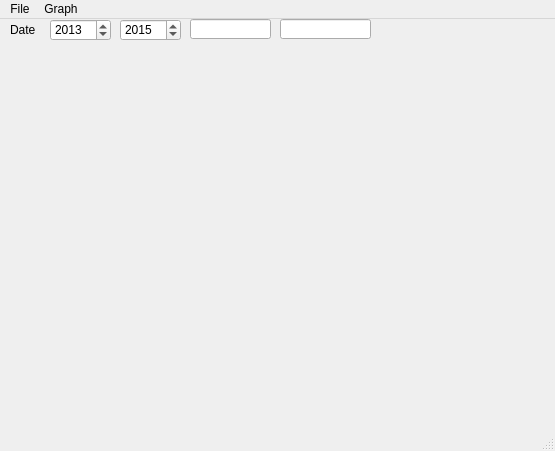
<?xml version="1.0" encoding="UTF-8"?>
<ui version="4.0">
 <class>MainWindow</class>
 <widget class="QMainWindow" name="MainWindow">
  <property name="geometry">
   <rect>
    <x>0</x>
    <y>0</y>
    <width>555</width>
    <height>451</height>
   </rect>
  </property>
  <property name="windowTitle">
   <string>MainWindow</string>
  </property>
  <property name="autoFillBackground">
   <bool>false</bool>
  </property>
  <property name="styleSheet">
   <string notr="true"/>
  </property>
  <widget class="QWidget" name="centralWidget">
   <widget class="QLabel" name="label">
    <property name="geometry">
     <rect>
      <x>10</x>
      <y>0</y>
      <width>51</width>
      <height>21</height>
     </rect>
    </property>
    <property name="text">
     <string>Date</string>
    </property>
   </widget>
   <widget class="QSpinBox" name="spinBox">
    <property name="geometry">
     <rect>
      <x>50</x>
      <y>0</y>
      <width>61</width>
      <height>22</height>
     </rect>
    </property>
    <property name="minimum">
     <number>1950</number>
    </property>
    <property name="maximum">
     <number>2050</number>
    </property>
    <property name="value">
     <number>2013</number>
    </property>
   </widget>
   <widget class="QSpinBox" name="spinBox_2">
    <property name="geometry">
     <rect>
      <x>120</x>
      <y>0</y>
      <width>61</width>
      <height>22</height>
     </rect>
    </property>
    <property name="minimum">
     <number>1950</number>
    </property>
    <property name="maximum">
     <number>2050</number>
    </property>
    <property name="value">
     <number>2015</number>
    </property>
   </widget>
   <widget class="QLineEdit" name="lineEdit">
    <property name="enabled">
     <bool>true</bool>
    </property>
    <property name="geometry">
     <rect>
      <x>190</x>
      <y>0</y>
      <width>81</width>
      <height>20</height>
     </rect>
    </property>
    <property name="styleSheet">
     <string notr="true"/>
    </property>
    <property name="text">
     <string/>
    </property>
   </widget>
   <widget class="QLineEdit" name="lineEdit_2">
    <property name="geometry">
     <rect>
      <x>280</x>
      <y>0</y>
      <width>91</width>
      <height>20</height>
     </rect>
    </property>
    <property name="text">
     <string/>
    </property>
   </widget>
  </widget>
  <widget class="QMenuBar" name="menuBar">
   <property name="geometry">
    <rect>
     <x>0</x>
     <y>0</y>
     <width>555</width>
     <height>26</height>
    </rect>
   </property>
   <widget class="QMenu" name="menuFile">
    <property name="title">
     <string>File</string>
    </property>
    <addaction name="actionOpen_File"/>
    <addaction name="actionPrint"/>
    <addaction name="actionView_Errors"/>
    <addaction name="separator"/>
    <addaction name="actionExit_2"/>
   </widget>
   <widget class="QMenu" name="menuGraping">
    <property name="title">
     <string>Graph</string>
    </property>
    <addaction name="actionPie_Graph"/>
    <addaction name="actionBar_Graph"/>
   </widget>
   <addaction name="menuFile"/>
   <addaction name="menuGraping"/>
  </widget>
  <widget class="QStatusBar" name="statusBar"/>
  <action name="actionOpen_File">
   <property name="text">
    <string>Open File</string>
   </property>
  </action>
  <action name="actionPrint">
   <property name="text">
    <string>Print</string>
   </property>
  </action>
  <action name="actionExit_2">
   <property name="text">
    <string>Exit</string>
   </property>
  </action>
  <action name="actionPie_Graph">
   <property name="text">
    <string>Pie Graph</string>
   </property>
  </action>
  <action name="actionBar_Graph">
   <property name="text">
    <string>Bar Graph</string>
   </property>
  </action>
  <action name="actionView_Errors">
   <property name="text">
    <string>View Errors</string>
   </property>
  </action>
 </widget>
 <layoutdefault spacing="6" margin="11"/>
 <resources/>
 <connections/>
</ui>
